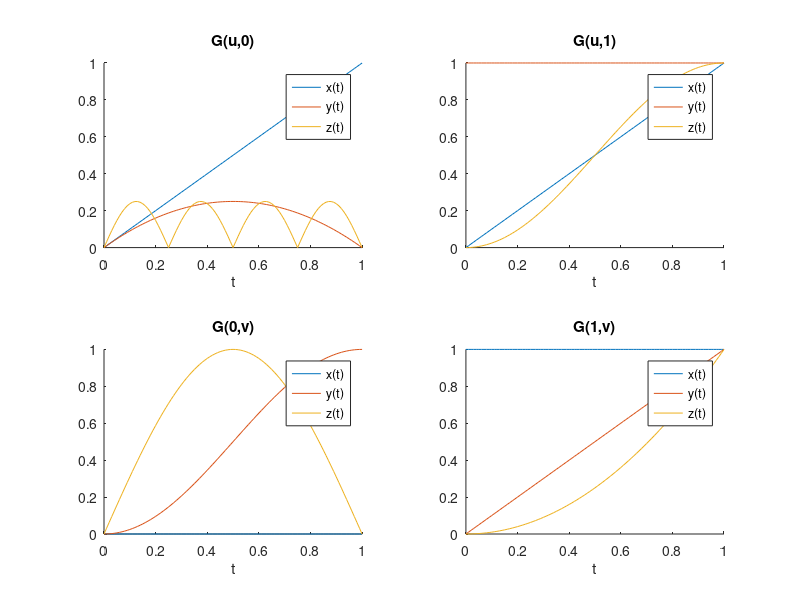

Here is the MATLAB script that generated this plot: (Note: this script raises an error after producing the figure.)
% ************************************************************************
% polysurfdemo_public.m -- polysurf demo script
%
% Performs a bilinear interpolation between 4 connected 3-d parametric 
% functions. The functions are first discretized by sampling into polylines 
% and then interpolated using the Coon's bilinear interpolation method 
% which is implemented for polyline objects in the accompanying script 
% "polysurf.m". Further instructions can be found throughout the script
% which containts 3 primary steps. Have fun!
% 
% Dependencies: polysurf.m
% 
% Date   : 10/2016
% Author : Jari Repo, University West, jari.repo@hv.se
% ************************************************************************
clear all, close all, clc

% ************************************************************************
% Step 1. Define the four boundary curves to the bilinear surface in the
%         xyz-space.
% 
% The following rules apply when defining the boundary edge functions:
% * curve G(u,0): goes in the positive u-direction at v=0, starts at G(0,0)
% and ends at point G(1,0).
% * curve G(u,1): goes in the positive u-direction at v=1, starts at G(0,1)
% and ends at point G(1,1).
% * curve G(0,v): goes in the positive v-direction at u=0, starts at G(0,0)
% and ends at point G(0,1).
% * curve G(1,v): goes in the positive v-direction at u=1, starts at G(1,0)
% and ends at point G(1,1).
% 
% Verify in the figure named "Definition curves" that the curves are 
% properly defined

plot_contour = 1;   % set to 1 to show the surface contour plot in Step 3

N = 101;
t = linspace(0,1,N);

% G(u,0) -- parabolically twisted abs. sine
Gu0 = { @(t) t; ...
        @(t) -4*.25*t.*(t-1); ...
        @(t) abs(.25*sin(4*pi*t)) };
   
% G(u,1) -- squared quarter sine
Gu1 = { @(t) t; ...
        @(t) ones(size(t)); ...
        @(t) sin(pi/2*t).^2 };
       
% G(0,v) -- circular arc
G0v = { @(t) zeros(size(t)); ...
        @(t) (1/2)*(1-cos(pi*t)); ...
        @(t) sin(pi*t) };

% G(1,v) -- parabolic
G1v = { @(t) ones(size(t)); ...
        @(t) t; ...
        @(t) t.^2 };

% ************************************************************************
% Goto Step 2 to modify the number of sampling points
% Goto Step 3 to modify the surface resolution in the u,v-directions
% ************************************************************************

% View the boundary curves
figure('name','Definition curves')
subplot(221),set(gca,'fontsize',9)
    plot(t,Gu0{1}(t), t,Gu0{2}(t), t,Gu0{3}(t))
    box off
    xlabel('t'),title('G(u,0)')
    legend('x(t)','y(t)','z(t)','location','best')
subplot(222),set(gca,'fontsize',9)
    plot(t,Gu1{1}(t), t,Gu1{2}(t), t,Gu1{3}(t))
    box off
    xlabel('t'),title('G(u,1)')
    legend('x(t)','y(t)','z(t)','location','best')
subplot(223),set(gca,'fontsize',9)
    plot(t,G0v{1}(t), t,G0v{2}(t), t,G0v{3}(t))
    box off
    xlabel('t'),title('G(0,v)')
    legend('x(t)','y(t)','z(t)','location','best')
subplot(224),set(gca,'fontsize',9)
    plot(t,G1v{1}(t), t,G1v{2}(t), t,G1v{3}(t))
    box off
    xlabel('t'),title('G(1,v)')
    legend('x(t)','y(t)','z(t)','location','best')

% 3-d plot    
fh3d = figure('name','3-d plot');
    set(gcf,'renderer','opengl','doublebuffer','on')
    set(gca,'fontsize',9)
    cameratoolbar
    X = [Gu0{1}(t); Gu1{1}(t); G0v{1}(t); G1v{1}(t)]';
    Y = [Gu0{2}(t); Gu1{2}(t); G0v{2}(t); G1v{2}(t)]';
    Z = [Gu0{3}(t); Gu1{3}(t); G0v{3}(t); G1v{3}(t)]';
    ph = plot3(X,Y,Z);
    view(3)
    grid on
    xlabel('x'),ylabel('y'),zlabel('z')
    title('Surface boundary curves')
    legend('G(u,0)','G(u,1)','G(0,v)','G(1,v)','location','eastoutside')

pause

% ************************************************************************
% Step 2. Sample the definition curves to convert them into polylines
%         (or sequences of points). Store them into a cell array
% 
%         Different number of sampling points can be used for the indivudal
%         surface boundary curves as shown in this example. 
%         Sufficient number of points is needed to represent the underlying
%         boundary definition functions.

t1 = linspace(0,1, 50);
t2 = linspace(0,1, 12);
t3 = linspace(0,1, 25);
t4 = linspace(0,1, 16);

% Sample and store the boundary functions into a 4-cell array
% Do not modify this!
P = cell(1,4);
P{1} = [Gu0{1}(t1); Gu0{2}(t1); Gu0{3}(t1)];    % G(u,0)
P{2} = [Gu1{1}(t2); Gu1{2}(t2); Gu1{3}(t2)];    % G(u,1)
P{3} = [G0v{1}(t3); G0v{2}(t3); G0v{3}(t3)];    % G(0,v)
P{4} = [G1v{1}(t4); G1v{2}(t4); G1v{3}(t4)];    % G(1,v)

% To view the content in P
% P{1},P{2},P{3},P{4}

% Output the individual polylines in the 3-d view
hold on
for k=1:4
    plot3(P{k}(1,:),P{k}(2,:),P{k}(3,:),'.:','Color',get(ph(k),'Color'))
end
hold off
title('Sampled surface boundary curves')

pause

% ************************************************************************
% Step 3. Generate a polysurf which is a bilinear interpolation between all
%         four polylines (piecewise linear functions)

surfu = 50;
surfv = 50;

disp('Generating surface ...')
[Gx,Gy,Gz] = polysurf(P,surfu,surfv,1);

hold on
% plot3(Gx,Gy,Gz,'.')
sh = surf(Gx,Gy,Gz);
set(sh,'linestyle','none','facealpha',.75)
if plot_contour
    % show contour plot on the "ground"
    [c,h] = contour(Gx,Gy,Gz,'LevelList',(0:.1:1));
end
hold off
axis equal
title('Bilinear surface')

% add some shading
lighting phong
light

% --- End of demo program ---
